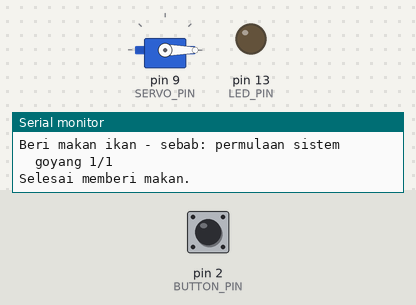
The sketch below on a simulated Arduino Uno, built with avr-gcc and run on an emulated ATmega328P. On the bench: servo, output pins drawn as LEDs (lit = HIGH), the last lines printed to the serial monitor. Inputs (shaded band) come from the test bench; at power-on: pin 2 (BUTTON_PIN) HIGH.

Above: at 2.7 s.
2.8 s: pin 2 (BUTTON_PIN) pulled LOW for 0.15 s
At 3.2 s:
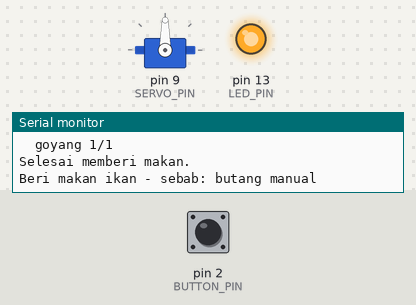
At 3.55 s:
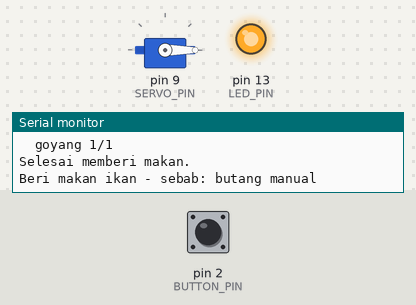
Timing chart, 0 to 11.5 s (numbered marks = the images above; inputs shaded):
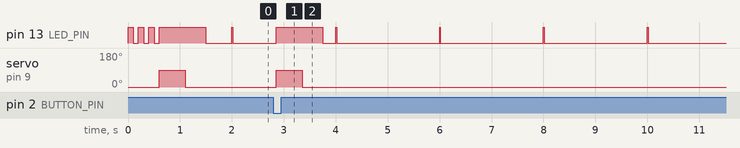

Measured:
- after the input at 2.8 s, servo on pin 9 (SERVO_PIN): 0° → 90° after 0.05 s, → 0° 0.50 s later

The sketch:

FishFeeder.ino
```cpp
/*
 * FishFeeder.ino
 * -------------------------------------------------------------
 * Projek: Automatic Fish Feeder (Arduino Uno + Servo)
 *
 * Fungsi:
 *   - Beri makan ikan secara berjadual (default: setiap 8 jam / 3x sehari).
 *   - Butang tekan untuk beri makan segera (manual feed).
 *   - Servo pusing untuk buka/tutup pintu bekas makanan.
 *   - LED status berkelip semasa memberi makan.
 *
 * Sambungan (Arduino Uno):
 *   Servo VCC (Merah)        -> 5V (guna bekalan luar 5V jika servo besar)
 *   Servo GND (Coklat/Hitam) -> GND (common ground dengan Uno)
 *   Servo SIG (Oren/Kuning)  -> D9
 *   Butang                   -> D2 dan GND (guna INPUT_PULLUP, tak perlu perintang)
 *   LED status (+ perintang 220R) -> D13 dan GND (D13 = LED atas board pun boleh)
 *
 * Pelarasan:
 *   - FEED_INTERVAL_MS : selang masa antara makan berjadual
 *   - FEED_PORTIONS    : berapa kali servo "goyang" setiap sesi makan
 *   - DOOR_OPEN_ANGLE / DOOR_CLOSED_ANGLE : sudut pintu ikut mekanikal anda
 *
 * NOTA: Arduino Uno tiada jam sebenar (RTC). Masa dikira guna millis(),
 *       jadi ia reset bila kuasa terputus. Untuk jadual tepat harian,
 *       tambah modul RTC DS3231 kemudian.
 * -------------------------------------------------------------
 */

#include <Servo.h>

// ---------- Konfigurasi pin ----------
const int SERVO_PIN  = 9;
const int BUTTON_PIN = 2;
const int LED_PIN    = 13;

// ---------- Konfigurasi kelakuan ----------
const int DOOR_CLOSED_ANGLE = 0;      // pintu tutup
const int DOOR_OPEN_ANGLE   = 90;     // pintu buka
const int FEED_PORTIONS      = 1;     // bilangan goyang setiap sesi
const unsigned long OPEN_HOLD_MS   = 500;   // lama pintu terbuka setiap goyang
const unsigned long CLOSE_HOLD_MS  = 400;   // jeda antara goyang

// Selang makan berjadual (8 jam = 3 kali sehari). Tukar ikut keperluan.
// Contoh: 8 jam = 8UL * 60 * 60 * 1000
const unsigned long FEED_INTERVAL_MS = 8UL * 60UL * 60UL * 1000UL;

// ---------- Pemboleh ubah keadaan ----------
Servo doorServo;
unsigned long lastFeedTime = 0;
int  lastButtonState = HIGH;
unsigned long lastButtonDebounce = 0;
const unsigned long DEBOUNCE_MS = 50;

void blink(int times, int onMs, int offMs) {
  for (int i = 0; i < times; i++) {
    digitalWrite(LED_PIN, HIGH);
    delay(onMs);
    digitalWrite(LED_PIN, LOW);
    delay(offMs);
  }
}

void feedNow(const char *reason) {
  Serial.print(F("Beri makan ikan - sebab: "));
  Serial.println(reason);

  digitalWrite(LED_PIN, HIGH);

  for (int i = 0; i < FEED_PORTIONS; i++) {
    doorServo.write(DOOR_OPEN_ANGLE);
    delay(OPEN_HOLD_MS);
    doorServo.write(DOOR_CLOSED_ANGLE);
    delay(CLOSE_HOLD_MS);
    Serial.print(F("  goyang "));
    Serial.print(i + 1);
    Serial.print(F("/"));
    Serial.println(FEED_PORTIONS);
  }

  digitalWrite(LED_PIN, LOW);
  lastFeedTime = millis();
  Serial.println(F("Selesai memberi makan."));
}

bool buttonPressed() {
  int reading = digitalRead(BUTTON_PIN);
  if (reading != lastButtonState) {
    lastButtonDebounce = millis();
  }
  bool pressed = false;
  if ((millis() - lastButtonDebounce) > DEBOUNCE_MS) {
    // butang guna INPUT_PULLUP: LOW = ditekan
    static int stableState = HIGH;
    if (reading != stableState) {
      stableState = reading;
      if (stableState == LOW) pressed = true;
    }
  }
  lastButtonState = reading;
  return pressed;
}

void setup() {
  Serial.begin(9600);
  pinMode(BUTTON_PIN, INPUT_PULLUP);
  pinMode(LED_PIN, OUTPUT);
  digitalWrite(LED_PIN, LOW);

  doorServo.attach(SERVO_PIN);
  doorServo.write(DOOR_CLOSED_ANGLE);   // mula dengan pintu tutup

  Serial.println(F("=== Fish Feeder sedia ==="));
  Serial.print(F("Selang makan berjadual (jam): "));
  Serial.println(FEED_INTERVAL_MS / 3600000.0, 2);
  blink(3, 100, 100);

  // Beri makan sekali semasa mula (pilihan - buang jika tak mahu)
  feedNow("permulaan sistem");
}

void loop() {
  // 1. Makan berjadual
  if (millis() - lastFeedTime >= FEED_INTERVAL_MS) {
    feedNow("jadual");
  }

  // 2. Butang manual
  if (buttonPressed()) {
    feedNow("butang manual");
  }

  // 3. Denyut LED perlahan tanda sistem hidup
  static unsigned long lastHeartbeat = 0;
  if (millis() - lastHeartbeat >= 2000) {
    lastHeartbeat = millis();
    digitalWrite(LED_PIN, HIGH);
    delay(15);
    digitalWrite(LED_PIN, LOW);
  }
}
```
